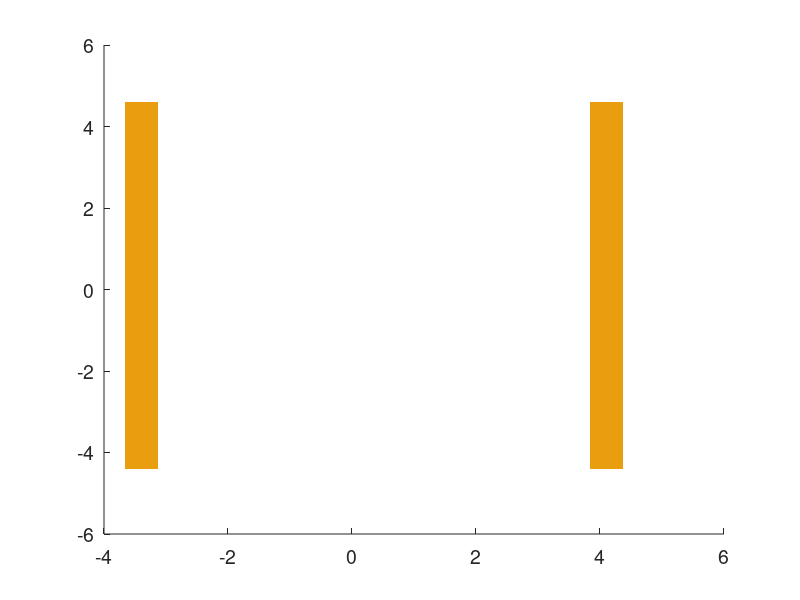

Recreate this plot in MATLAB. (Note: this script raises an error after producing the figure.)
function DrawTraj()
clear all;
close all;

load('Traj.mat');
a = 15;
b = 9;
t = 0.6;
N = size(DD,1);
% N = 108;%deleteCell(DD);
VertexData_0 = [-a/2 -b/2 0;
    -a/2 b/2 0;
    a/2 b/2 0;
    a/2 -b/2 0;
    -a/2 -b/2 t;
    -a/2 b/2 t;
    a/2 b/2 t;
    a/2 -b/2 t];
n_side = 4;
n_ver = 2*n_side;
for k=1:N
    G = DD{k,1};
%     P(k,:)=G(1:3,4)';
    %Take the frames
    if(mod(k,6)==1)
        po = G(1:3,4)';
        po = [po(1);po(2);po(3)];
        for i_ver=1:n_ver
            VertexData(i_ver,:) = po' + VertexData_0(i_ver,:)*G(1:3,1:3)';%*ori(0,0,pi/2);
        end
        
        % Side Patches
        for i_pat=1:n_side-1
            Index_Patch1(i_pat,:) = [i_pat,i_pat+1,i_pat+1+n_side,i_pat+n_side];
        end
        Index_Patch1(n_side,:) = [n_side,1,1+n_side,2*n_side];
        
        for i_pat=1:n_side
            
            % Side patches data
            PatchData1_X(:,i_pat) = VertexData(Index_Patch1(i_pat,:),1);
            PatchData1_Y(:,i_pat) = VertexData(Index_Patch1(i_pat,:),2);
            PatchData1_Z(:,i_pat) = VertexData(Index_Patch1(i_pat,:),3);
        end
        
        % Draw side patches
        %     figure(1);
%         figure;
        set(gca,'fontsize',14);
%         hold on;
        h1 = patch(PatchData1_X,PatchData1_Y,PatchData1_Z,'y');
        set(h1,'FaceLighting','phong','EdgeLighting','phong','EdgeColor','none','FaceColor',[0.91,0.62,0.06]);
        set(h1,'EraseMode','normal');
        
        % Bottom Patches
        Index_Patch2(1,:) = [1:n_side];
        Index_Patch2(2,:) = [n_side+1:2*n_side];
        
        for i_pat=1:2
            % Bottom patches data
            PatchData2_X(:,i_pat) = VertexData(Index_Patch2(i_pat,:),1);
            PatchData2_Y(:,i_pat) = VertexData(Index_Patch2(i_pat,:),2);
            PatchData2_Z(:,i_pat) = VertexData(Index_Patch2(i_pat,:),3);
        end
        
        % Draw bottom patches
        %     figure(1);
        h2 = patch(PatchData2_X,PatchData2_Y,PatchData2_Z,'y');
        set(h2,'FaceLighting','phong','EdgeLighting','phong','FaceColor',[0.91,0.62,0.06]);%[0,0.5,1]
        set(h2,'EraseMode','normal');
        view(3);
%         camlight;
        hold on;
    end
    if (po(3)<0)
        break;
    end
end

set(gca,'FontSize',18);
axis equal;
end